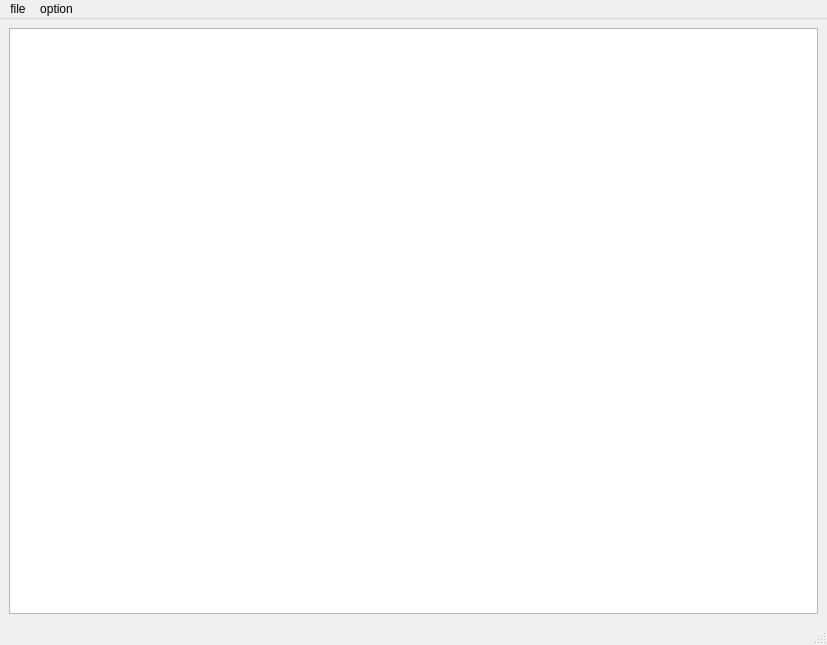
<?xml version="1.0" encoding="UTF-8"?>
<ui version="4.0">
 <class>MainWindow</class>
 <widget class="QMainWindow" name="MainWindow">
  <property name="geometry">
   <rect>
    <x>0</x>
    <y>0</y>
    <width>827</width>
    <height>645</height>
   </rect>
  </property>
  <property name="windowTitle">
   <string>MainWindow</string>
  </property>
  <widget class="QWidget" name="centralwidget">
   <layout class="QGridLayout" name="gridLayout">
    <item row="0" column="0">
     <widget class="QPlainTextEdit" name="plainTextEdit">
      <property name="font">
       <font>
        <family>Arial</family>
       </font>
      </property>
     </widget>
    </item>
   </layout>
  </widget>
  <widget class="QMenuBar" name="menubar">
   <property name="geometry">
    <rect>
     <x>0</x>
     <y>0</y>
     <width>827</width>
     <height>26</height>
    </rect>
   </property>
   <widget class="QMenu" name="menufile">
    <property name="title">
     <string>file</string>
    </property>
    <addaction name="actionopen"/>
    <addaction name="actionsave"/>
    <addaction name="actionclose"/>
   </widget>
   <widget class="QMenu" name="menuoptions">
    <property name="title">
     <string>option</string>
    </property>
    <widget class="QMenu" name="menufont">
     <property name="title">
      <string>font</string>
     </property>
     <addaction name="action12pt"/>
     <addaction name="action18pt"/>
     <addaction name="action24pt"/>
    </widget>
    <addaction name="menufont"/>
   </widget>
   <addaction name="menufile"/>
   <addaction name="menuoptions"/>
  </widget>
  <widget class="QStatusBar" name="statusbar"/>
  <action name="actionopen">
   <property name="text">
    <string>open</string>
   </property>
  </action>
  <action name="actionsave">
   <property name="text">
    <string>save</string>
   </property>
  </action>
  <action name="actionclose">
   <property name="text">
    <string>close</string>
   </property>
  </action>
  <action name="action12pt">
   <property name="text">
    <string>12pt</string>
   </property>
  </action>
  <action name="action14pt">
   <property name="text">
    <string>14pt</string>
   </property>
  </action>
  <action name="action16pt">
   <property name="text">
    <string>16pt</string>
   </property>
  </action>
  <action name="action18pt">
   <property name="text">
    <string>18pt</string>
   </property>
  </action>
  <action name="action24pt">
   <property name="text">
    <string>24pt</string>
   </property>
  </action>
 </widget>
 <resources/>
 <connections/>
</ui>
